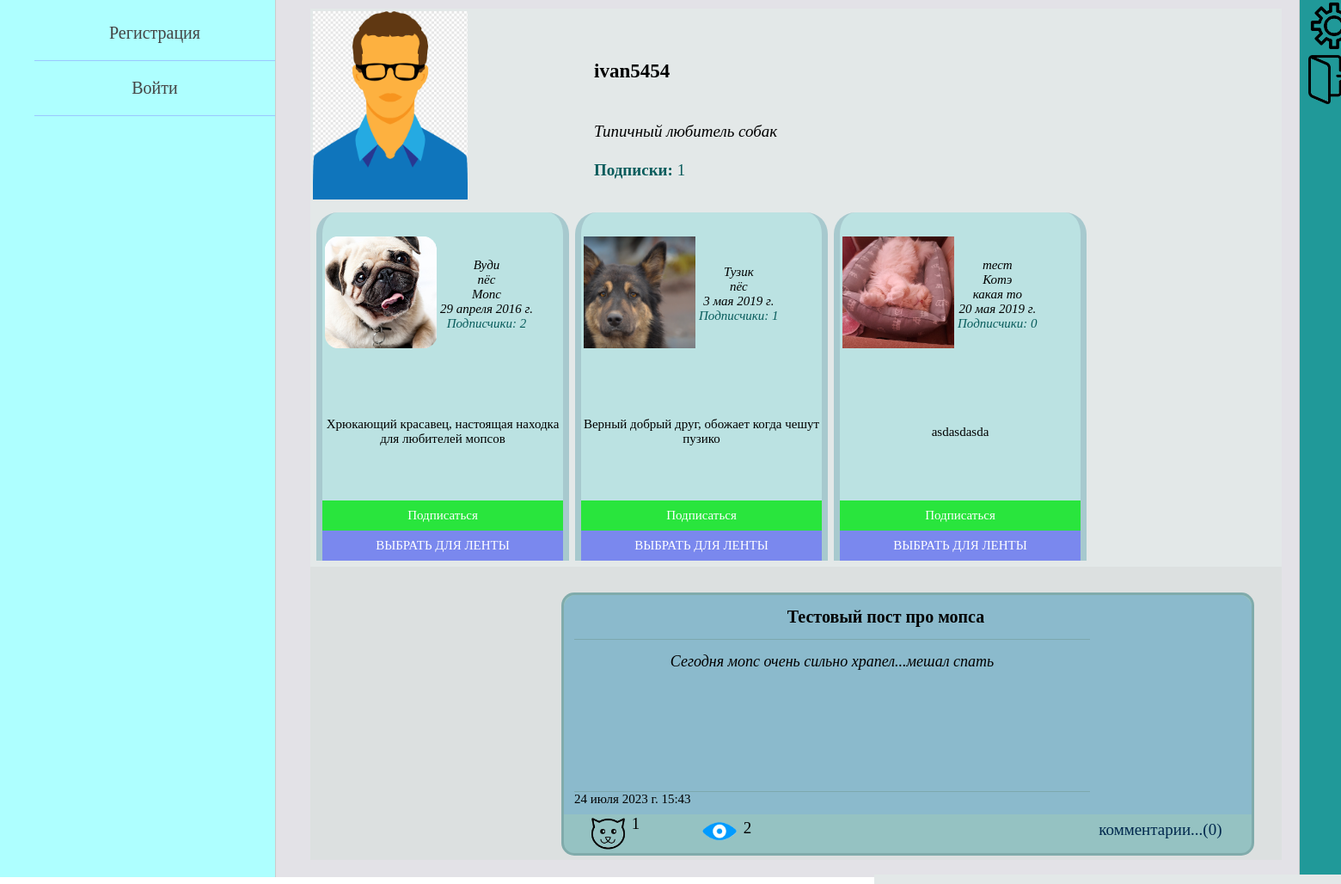
Page /profile/2/ on the earlier database version.
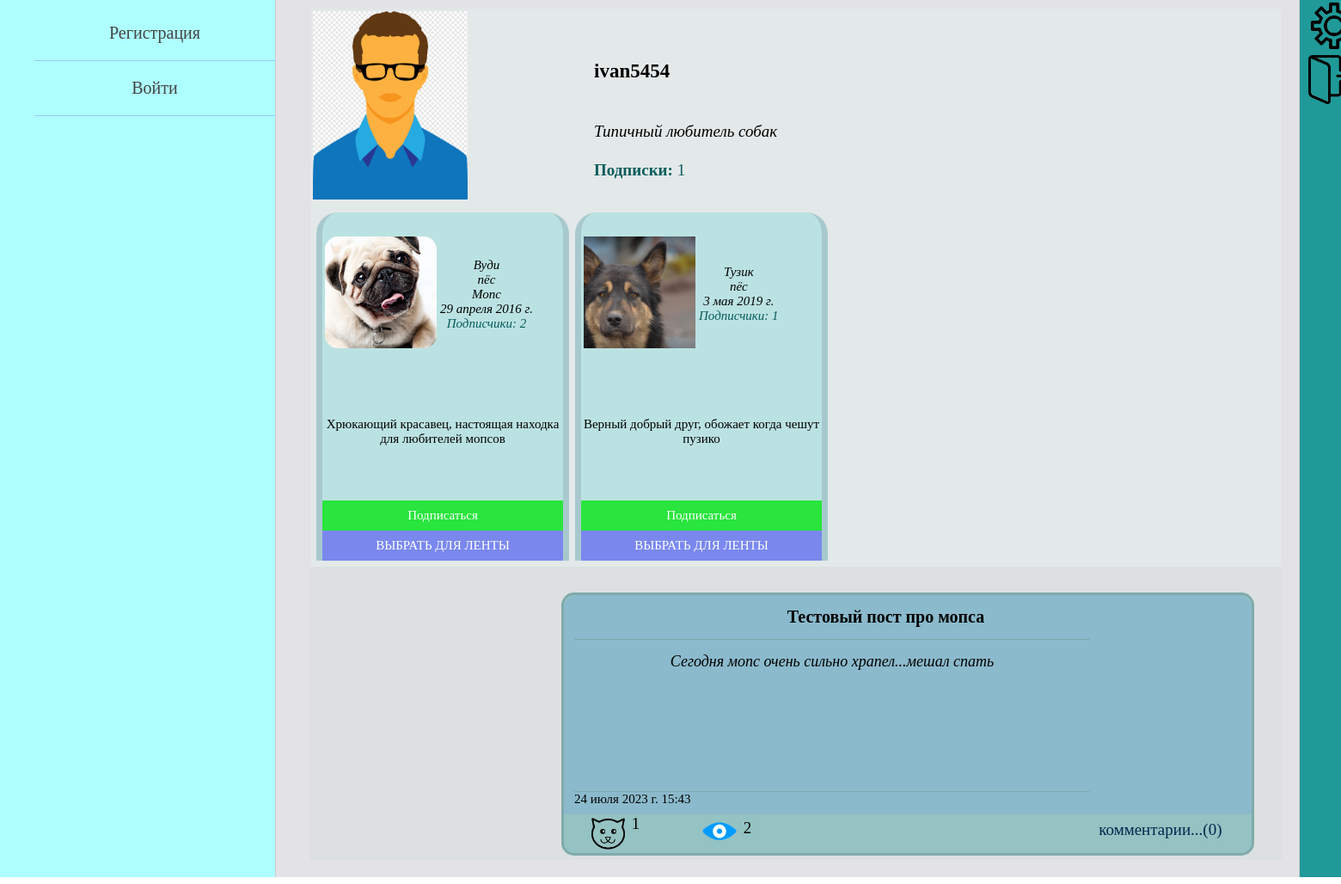
Same page on the later database version.
### pet_owners/models.py (models this page shows, shortened)
class Owner(AbstractUser):
    date_of_birth = models.DateField(blank=True, verbose_name='дата рождения пользователя', null=True)
    avatar = models.ImageField(upload_to="owners_photos/%Y/%m/%d/", blank=True,
                               verbose_name='фото пользователя', null=True)
    about_myself = models.TextField(max_length=520, blank=True, verbose_name='о себе', null=True)
    instagram = models.URLField(blank=True, verbose_name='инстаграм', null=True)
    vkontakte = models.URLField(blank=True, verbose_name='вконтакте', null=True)
    youtube = models.URLField(blank=True, verbose_name='ютуб', null=True)

class Animal(models.Model):
    GENDER = (
        ("мальчик", "мальчик"),
        ("девочка", "девочка")
    )
    name_of_animal = models.CharField(max_length=55, verbose_name='имя питомца')
    pet_owner = models.ForeignKey(settings.AUTH_USER_MODEL, on_delete=models.CASCADE, verbose_name='владелец')
    category_of_animal = models.ForeignKey(AnimalCategory, on_delete=models.PROTECT, verbose_name='вид')
    animal_breed = models.CharField(max_length=100, blank=True, verbose_name='порода питомца')
    date_of_animal_birth = models.DateField(verbose_name='дата рождения питомца')
    sex = models.CharField(max_length=7, choices=GENDER, verbose_name='пол', null=True)
    animal_photo = models.ImageField(upload_to="animals_photos/%Y/%m/%d/", verbose_name='фото питомца')
    about_pet = models.TextField(max_length=520, verbose_name='о питомце')
    def change_follower(self):
        return reverse('change_follower_for_animal', kwargs={'animal_id': self.pk})
    class Meta:
        verbose_name = 'Питомец'
        verbose_name_plural = 'Питомцы'

class AnimalCategory(models.Model):
    category = models.CharField(max_length=255, verbose_name='вид домашнего животного')
    def __str__(self):
        return self.category
    class Meta:
        verbose_name = 'Вид'
        verbose_name_plural = 'Виды'

class OwnerPost(models.Model):
    autor = models.ForeignKey(settings.AUTH_USER_MODEL, on_delete=models.CASCADE, verbose_name='автор поста')
    title = models.CharField(max_length=105, blank=True, verbose_name='заголовок')
    text_of_post = models.TextField(max_length=2000, verbose_name='текст поста')
    animals = models.ManyToManyField(Animal, related_name='posts',
                                     verbose_name='питомцы в посте')
    is_published = models.BooleanField(default=True)
    date_create = models.DateTimeField(auto_now_add=True, verbose_name='дата создания поста')
    views = models.ManyToManyField(settings.AUTH_USER_MODEL, related_name='views', verbose_name='просмотры')
    likes = models.ManyToManyField(settings.AUTH_USER_MODEL, related_name='likes', verbose_name='лайки')
    class Meta:
        verbose_name = 'Пост пользователя'
        verbose_name_plural = 'Посты пользователей'
        ordering = ['-date_create']

### pet_owners/views.py (the view)
# urls.py: path('profile/<int:id>/', ProfileHome.as_view(all_animals=False),
class ProfileHome(DataMixin, ListView):
    model = Owner
    template_name = 'pet_owners/profile_page.html'
    context_object_name = 'profile'
    all_animals = False
    def get_queryset(self):
        self.queryset = Owner.objects.get(pk=self.kwargs['id'])
        return self.queryset
    def get_context_data(self, *, object_list=None, **kwargs):
        context = super().get_context_data(**kwargs)
        user = Owner.objects.get(pk=self.kwargs['id'])
        animals = user.animal_set.annotate(foll_count=Count('followers')).order_by('-foll_count')
        context['num_of_animals'] = animals.count()
        if self.all_animals:
            context['all_animals'] = True
            context['animals'] = animals
        else:
            context['all_animals'] = False
            context['animals'] = animals[:4]
        if self.request.user.id == self.kwargs['id']:
            context['title'] = "Мой профиль"
        else:
            context['title'] = f"Профиль {user.username}"
        context.update(self.get_left_menu())
        subscriptions = user.subscriptions.all()
        context['num_of_subs'] = subscriptions.count()
        context['user_animals_followed'] = self.get_animals_followers_of_owner(animals)
        context.update(self.get_owner_posts(user))
        return context

### pet_owners/templates/pet_owners/profile_page.html (shortened to what this page needs)
{% extends 'pet_owners/base.html' %}
{% load pet_owners_tags %}
{% block content %}
<table border=0 cellpadding="0" cellspacing="0">
<tr class="user_info">
    <td>
        <table>
        <tr>
            <td class="avatar_zone">
                {% if profile.avatar %}
                    <img src="{{profile.avatar.url}}" width=180>
                {% else %}
                    <img src="/static/pet_owners/images/no_photo.jpg" width=180>
                {% endif %}
            </td>
            <td class="about_user_zone">
                <table class="about_user">
                <tr class="username"><td><p>{{profile.username}}</p></td></tr>
                <tr class="user_bio"><td><p>{{profile.about_myself}}</p></td></tr>
                <tr class="subs_of_user"><td>
                    <a href="#"><span>Подписки: </span>{{num_of_subs}}</a>
                </td></tr>
                </table>
            </td>
        </tr>
        </table>
    </td>
</tr>
<tr class="animals_info">
    <td width="1350">
        {% if num_of_animals %}
            <table cellpadding="0" cellspacing="7">
            <tr>
            {% for animal in animals %}
                {% create_foll_list animal.name_of_animal user_animals_followed as foll_list %}
                <td class="animal_cell">
                    <table cellpadding="0" cellspacing="0">
                        <tr><td>
                            <table class="avatar_and_parameters"><tr>
                                <td valign="middle" class="animal_avatar">
                                    <img src="{{animal.animal_photo.url}}" width=130>
                                </td>
                                <td valign="middle">
                                    <div>{{animal.name_of_animal}}</div>
                                    <div>{{animal.category_of_animal}}</div>
                                    <div>{{animal.animal_breed}}</div>
                                    <div>{{animal.date_of_animal_birth}}</div>
                                    <div class="subs_of_user">
                                        <a href="#">
                                            <span>Подписчики: </span>{{foll_list.count_folls}}
                                        </a>
                                    </div>
                                </td>
                            </tr></table>
                        </td></tr>
                        <tr><td class="about_animal">
                            {{animal.about_pet|truncatewords:50}}
                        </td></tr>
                        {% if request.user.id != profile.pk and foll_list.is_followed %}
                            <tr><td>
                                <div class="unfollow_animal">
                                    <a href="{{animal.change_follower}}">Отписаться</a>
                                </div>
                            </td></tr>
                        {% elif request.user.id != profile.pk %}
                            <tr><td>
                                <div class="follow_animal">
                                    <a href="{{animal.change_follower}}">Подписаться</a>
                                </div>
                            </td></tr>
                        {% endif %}
                        {% if num_of_animals > 1 %}
                        <tr><td>
                            <div class="select_button">
                                <a href="#">ВЫБРАТЬ ДЛЯ ЛЕНТЫ</a>
                            </div>
                        </td></tr>
                        {% endif %}
                    </table>
                </td>
            {% endfor %}
            </tr>
            </table>
        {% endif %}
    </td>
</tr>
<tr class="news_feed">
    <td>
        <div class="all_posts">
        {% for post in all_posts %}
            {% get_data_for_post post.title data_for_post as post_data %}
            <div class="post_cell">
                <div class="post_info">
                    <div class="title_and_text">
                        <div class="title_block">
                            <div class="edit_delete_buttons">
                            </div>
                            <div class="post_title">
                                {{post.title}}
                            </div>
                        </div>
                        <a href="{% url 'post' post.pk %}"><div class="post_text">
                            {{post.text_of_post|truncatewords:50}}
                        </div></a>
                        <div class="post_datetime">
                            {{post.date_create}}
                        </div>
                    </div>
                    <div class="imgs_in_post">
                    </div>
                </div>
                <div class="post_parameters">
                    {% show_likes_and_views post post_data %}
                    <div class="post_comments">
                        <a href="{% url 'post' post.pk %}">комментарии...(0)</a>
                    </div>
                </div>
            </div>
        {% endfor %}
    </div></td>
</tr>
</table>
{% endblock %}

### pet_owners/templates/pet_owners/base.html (shortened to what this page needs)
{% load static %}
<!DOCTYPE html>
<html lang="en">
<head>
    <link type="text/css" href="{% static 'pet_owners/css/styles.css' %}" rel="stylesheet" />
</head>
<body>
<table class="table-page" border=0 cellpadding="0" cellspacing="0">
<tr>
    <td valign="top" class="left-chapters">
        <ul id="leftchapters">
            {% for el_menu in left_menu %}
                {% if request.user.is_authenticated %}
                    {% if el_menu.url_name|length == 2 %}
                        <li><a href="{% url el_menu.url_name.0 el_menu.url_name.1 %}">
                            {{el_menu.title}}
                        </a></li>
                    {% else %}
                        <li><a href="{% url el_menu.url_name.0 %}">
                            {{el_menu.title}}
                        </a></li>
                    {% endif %}
                {% else %}
                    <li><a href="{% url el_menu.url_name %}">{{el_menu.title}}</a></li>
                {% endif %}
            {% endfor %}
        </ul>
    </td>
    <td valign="top" class="content">
        <div class="content-text">
            {% block content %}
            {% endblock %}
        </div>
    </td>
    <td valign="top" class="right-chapters">
        <table border=0 cellpadding="0" cellspacing="0">
            <tr class="settings_button"><td>
                <a href="#">
                    <img src="/static/pet_owners/images/settings_img.png" width="60">
                </a>
            </td></tr>
            <tr class="logout_button"><td>
                <a href="{% url 'logout' %}">
                    <img src="/static/pet_owners/images/exit.png" width="60">
                </a>
            </td></tr>
            <tr><td>
                <ul id="rightchapters">
                </ul>
            </td></tr>
        </table>
    </td>
</tr>
</table>
</body>
</html>

### pet_owners/templates/pet_owners/likes_and_views_for_posts.html
<div class="post_likes">
    <div class="img_like">
    <a href="{% url 'like_for_post' post.pk %}">
        {% if post_data.is_liked %}
            <img src="/static/pet_owners/images/active_like.png" width="45">
        {% else %}
            <img src="/static/pet_owners/images/like.png" width="45">
        {% endif %}
    </a>
    </div>
    <div class="like_count">{{post.likes.count}}</div>
</div>
<div class="post_views">
    <div class="img_view">
        <img src="/static/pet_owners/images/view.png" width="45">
    </div>
    <div class="view_count">{{post.views.count}}</div>
</div>

Differences in the rows shown:
removed Animal: animal_photo (picture), name_of_animal "тест", category_of_animal "Котэ", animal_breed "какая то", date_of_animal_birth "20 мая 2019 г.", count_folls "0", about_pet "asdasdasda"
